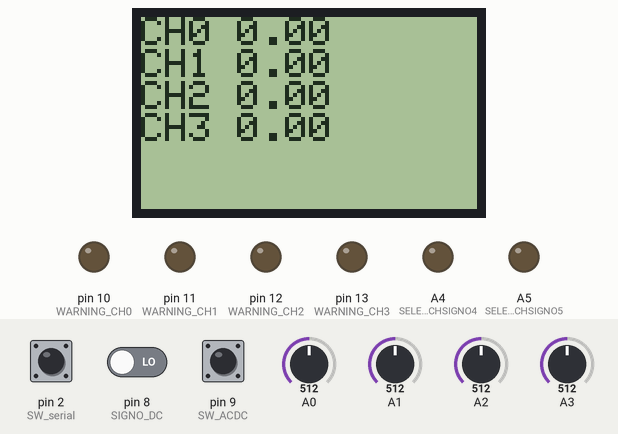
This sketch was run on a simulated Arduino Uno, built with avr-gcc and run on an emulated ATmega328P. On the bench: 84×48 one-colour display, output pins drawn as LEDs (lit = HIGH). Dashed ring = blinking. The test bench sets the inputs (shaded band); at power-on: pin 9 (SW_ACDC) LOW, pin 8 (SIGNO_DC) LOW, A0 = 512, A1 = 512, pin 2 (SW_serial) HIGH, A2 = 512, A3 = 512.

Above: at 5.9 s.
6.0 s: pin 9 (SW_ACDC) pulled HIGH for 2.9 s
At 10.3 s:
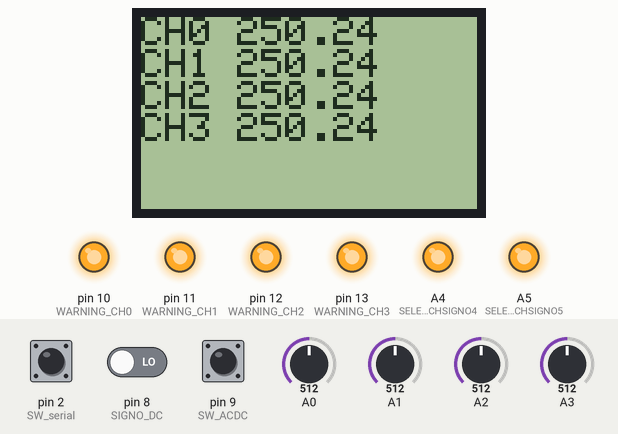
11.2 s: pin 9 (SW_ACDC) pulled HIGH for 2.9 s
At 13.1 s:
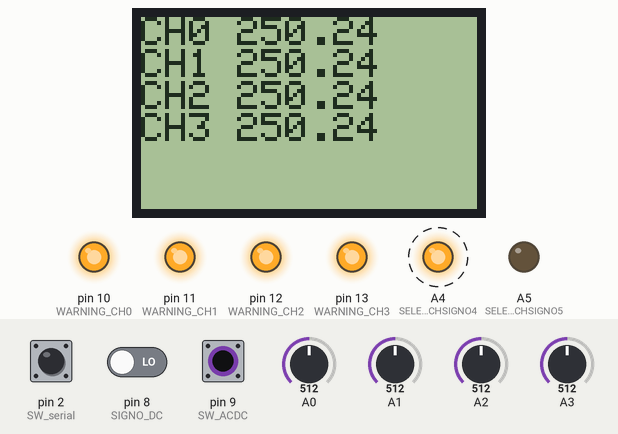
15.6 s: pin 8 (SIGNO_DC) driven HIGH and pin 9 (SW_ACDC) driven HIGH
At 19.8 s:
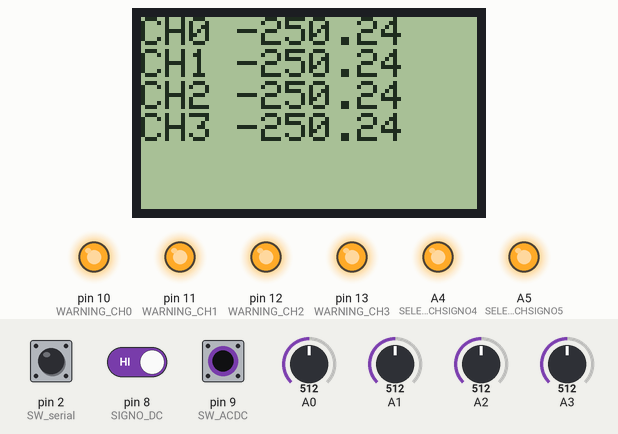
22.8 s: A0 set to 44
At 29.1 s:
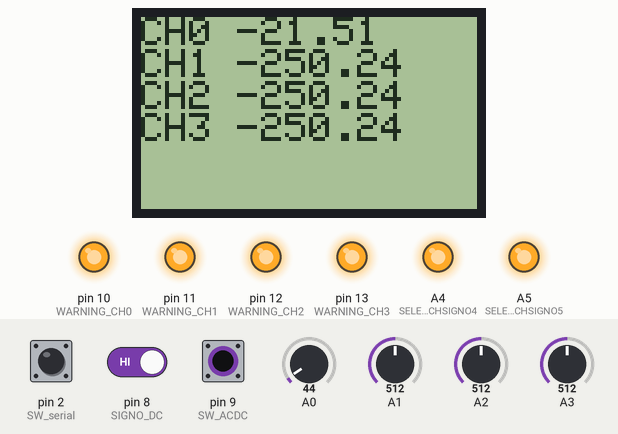
29.4 s: A0 set to 36
At 33.5 s:
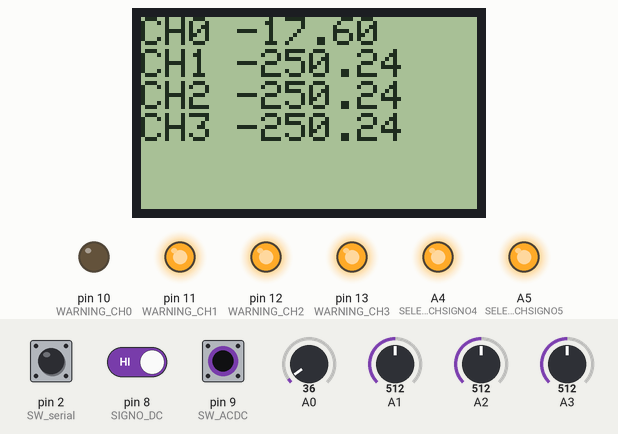
33.9 s: A1 set to 30
At 37.7 s:
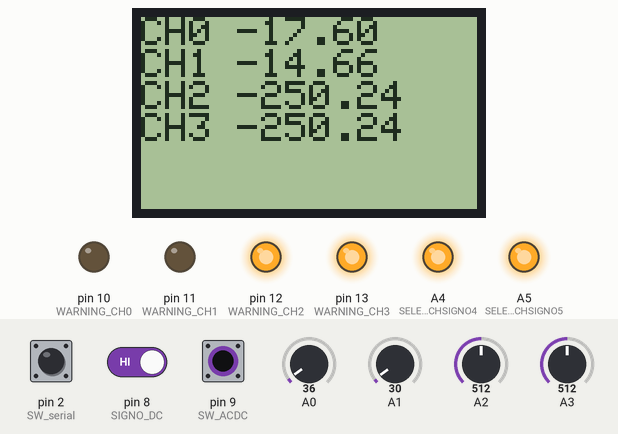
Timing chart, 0 to 41.5 s (numbered marks = the images above; inputs shaded):
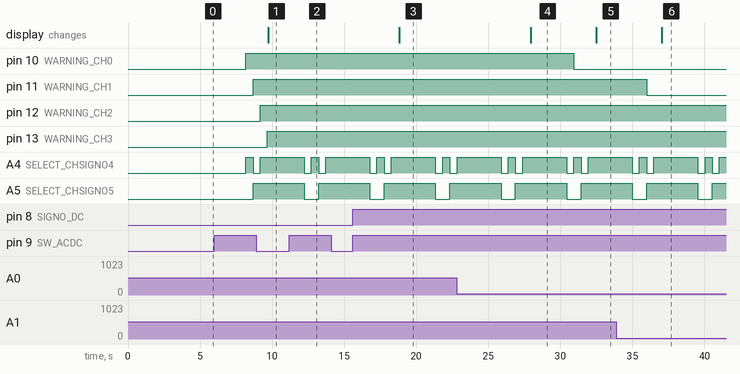

Measured:
- the behaviour switches between 41 and 40 on A0 (found by bisection; images 4 and 5)
- after the input at 6.0 s, pin 10 (WARNING_CH0): LOW → HIGH after 2.2 s; pin 11 (WARNING_CH1): LOW → HIGH after 2.7 s
- after the input at 11.2 s, A4 (SELECT_CHSIGNO4): alternates HIGH for 0.50 s and LOW for 0.50 s, 4 changes in all, then stays HIGH, starting after 1.0 s; A5 (SELECT_CHSIGNO5): HIGH → LOW after 1.0 s, → HIGH 1.0 s later
- after the input at 15.6 s, A4 (SELECT_CHSIGNO4): goes LOW 0.50 s, HIGH 0.50 s, LOW 0.50 s, HIGH 3.1 s, LOW 0.50 s, HIGH 0.50 s, then LOW, starting after 1.2 s; A5 (SELECT_CHSIGNO5): alternates HIGH for 3.6 s and LOW for 1.0 s, starting after 1.2 s; the display: changes after 3.2 s (image 3)
- after the input at 22.8 s, the display: changes after 5.1 s (image 4)
- after the input at 29.4 s, pin 10 (WARNING_CH0): HIGH → LOW after 1.5 s; the display: changes after 3.1 s (image 5)
- after the input at 33.9 s, pin 11 (WARNING_CH1): HIGH → LOW after 2.1 s; the display: changes after 3.1 s (image 6)

The sketch:

voltimetro.ino
```cpp
/***************************************************************************
            Importar bibliotecas
***************************************************************************/
#include <PCD8544.h>

/***************************************************************************
            definiciones - variables
***************************************************************************/
//Puerto activar comunicación serial
//Swhitch selector ac/dc medicion
#define SW_serial 2
int SW_serial_READ;

//Define signo tensión en DC
#define SIGNO_DC 8
int SIGNO_DC_READ;

//Swhitch selector ac/dc medicion
#define SW_ACDC 9
int SW_ACDC_READ;

//Salidas utilizadas como selector de mux, para determinar si la tensión es
//positiva o negativa
#define SELECT_CHSIGNO4 A4
#define SELECT_CHSIGNO5 A5

//Establece leds warning tension > 20V
#define WARNING_CH0 10
#define WARNING_CH1 11
#define WARNING_CH2 12
#define WARNING_CH3 13

//Lectura puertos analogicos canales CH0 CH1 CH2 CH3
int readCH0;
int readCH1;
int readCH2;
int readCH3;
// calculo tensiones canales
float voltajeCH0;
float voltajeCH1;
float voltajeCH2;
float voltajeCH3;

/***************************************************************************
            Display PCD8544 definiciones - variables
***************************************************************************/

//#define switchDisplay 8 // Switch encendido apagado pantalla
PCD8544 lcd;
// The dimensions of the LCD (in pixels)...
static const byte LCD_WIDTH = 84;
static const byte LCD_HEIGHT = 48;
// A custom "degrees" symbol...
static const byte DEGREES_CHAR = 1;
static const byte degrees_glyph[] = { 0x00, 0x07, 0x05, 0x07, 0x00 };

/***************************************************************************
            Display PCD8544 funciones
***************************************************************************/

// Despliega datos en pantalla
void displaylcd(){
    lcd.clear();
      lcd.setPower(1);
      // Imprime tensión canal 0
      lcd.setCursor(0, 0);
      lcd.print("CH0 ");
      lcd.print(voltajeCH0);
      // Imprime tensión canal 1
      lcd.setCursor(0, 1);
      lcd.print("CH1 ");
      lcd.print(voltajeCH1);
      // Imprime tensión canal 2
      lcd.setCursor(0, 2);
      lcd.print("CH2 ");
      lcd.print(voltajeCH2);
      // Imprime tensión canal 3
      lcd.setCursor(0, 3);
      lcd.print("CH3 ");
      lcd.print(voltajeCH3);
    delay(1000);
}

/***************************************************************************
            Warnings funciones
***************************************************************************/
// Enciende los leds en caso de superar los 20V en los canales
/*void warningsleds(){
  while(voltajeCH0 > 20){
    digitalWrite(WARNING_CH0, HIGH);
    break;
  }
  while(voltajeCH0 < 20){
    digitalWrite(WARNING_CH0, LOW);
    break;
  }
  while(voltajeCH1 > 20){
    digitalWrite(WARNING_CH1, HIGH);
    break;
  }
  while(voltajeCH1 < 20){
    digitalWrite(WARNING_CH1, LOW);
    break;
  }
  while(voltajeCH2 > 20){
    digitalWrite(WARNING_CH2, HIGH);
    break;
  }
  while(voltajeCH2 < 20){
    digitalWrite(WARNING_CH2, LOW);
    break;
  }
  while(voltajeCH3 > 20){
    digitalWrite(WARNING_CH3, HIGH);
    break;
  }
  while(voltajeCH3 < 20){
    digitalWrite(WARNING_CH3, LOW);
    break;
  }
}*/

/***************************************************************************
            Calculo tensión
***************************************************************************/

//Toma las  lecturas de los canales voltage y activa los leds de prevención
void tension(){
  //lee si es DC o AC
  SW_ACDC_READ = digitalRead(SW_ACDC);
  //Configuración DC
  if(SW_ACDC_READ==HIGH){
    //lee tensiones en los canales
    readCH0 = analogRead(A0);
    readCH1 = analogRead(A1);
    readCH2 = analogRead(A2);
    readCH3 = analogRead(A3);

    //determina signo canal 0
    digitalWrite(SELECT_CHSIGNO4, LOW);
    digitalWrite(SELECT_CHSIGNO5, LOW);
    delay(500);
    SIGNO_DC_READ = digitalRead(SIGNO_DC);
    //tension canal 0
    voltajeCH0 = readCH0 * (5.0 / 1023.0);
    voltajeCH0 = voltajeCH0 * 100;
    digitalWrite(WARNING_CH0, LOW);
    if(voltajeCH0>20){
      digitalWrite(WARNING_CH0, HIGH);
    }
    if(SIGNO_DC_READ>0){
    voltajeCH0 = -voltajeCH0;
    }

    //determina signo canal 1
    digitalWrite(SELECT_CHSIGNO4, HIGH);
    digitalWrite(SELECT_CHSIGNO5, LOW);
    delay(500);
    SIGNO_DC_READ = digitalRead(SIGNO_DC);
    //tension canal 1
    voltajeCH1 = readCH1 * (5.0 / 1023.0);
    voltajeCH1 = voltajeCH1 * 100;
    digitalWrite(WARNING_CH1, LOW);
    if(voltajeCH1>20){
      digitalWrite(WARNING_CH1, HIGH);
    }
    if(SIGNO_DC_READ>0){
    voltajeCH1 = -voltajeCH1;
    }

    //determina signo canal 2
    digitalWrite(SELECT_CHSIGNO4, LOW);
    digitalWrite(SELECT_CHSIGNO5, HIGH);
    delay(500);
    SIGNO_DC_READ = digitalRead(SIGNO_DC);
    //tension canal 2
    voltajeCH2 = readCH2 * (5.0 / 1023.0);
    voltajeCH2 = voltajeCH2 * 100;
    digitalWrite(WARNING_CH2, LOW);
    if(voltajeCH2>20){
      digitalWrite(WARNING_CH2, HIGH);
    }
    if(SIGNO_DC_READ>0){
    voltajeCH2 = -voltajeCH2;
    }

    //determina signo canal 3
    digitalWrite(SELECT_CHSIGNO4, HIGH);
    digitalWrite(SELECT_CHSIGNO5, HIGH);
    delay(500);
    SIGNO_DC_READ = digitalRead(SIGNO_DC);
    //tension canal 3
    voltajeCH3 = readCH3 * (5.0 / 1023.0);
    voltajeCH3 = voltajeCH3 * 100;
    digitalWrite(WARNING_CH3, LOW);
    if(voltajeCH3>20){
      digitalWrite(WARNING_CH3, HIGH);
    }
    if(SIGNO_DC_READ>0){
    voltajeCH3 = -voltajeCH3;
    }

  }
  //Caso AC
  else{

  }
}

void comunicacionSerial(){
  SW_serial_READ = digitalRead(SW_serial);
  if(SW_serial==LOW){
    /*Serial.print("CH0: ");
    Serial.print(voltajeCH0);
    Serial.print("-");
    Serial.print("CH1: ");
    Serial.print(voltajeCH1);
    Serial.print("-");
    Serial.print("CH2: ");
    Serial.print(voltajeCH2);
    Serial.print("-");
    Serial.print("CH3: ");
    Serial.println(voltajeCH3);*/
    Serial.println("CH0: " + String(voltajeCH0) + " ,CH1: " + String(voltajeCH1) + " ,CH2: " + String(voltajeCH2) + " ,CH3: " + String(voltajeCH3));
  }
  delay(500);
}

/***************************************************************************
            SETUP
***************************************************************************/
void setup(void){
  Serial.begin(9600);
  // Configura pantalla
  lcd.begin(LCD_WIDTH, LCD_HEIGHT);
  // Register the custom symbol...
  lcd.createChar(DEGREES_CHAR, degrees_glyph);
  lcd.clear();

  pinMode(SW_serial, INPUT);

  pinMode(SELECT_CHSIGNO4, OUTPUT);
  pinMode(SELECT_CHSIGNO5, OUTPUT);
  pinMode(SIGNO_DC, INPUT);
  pinMode(SW_ACDC, INPUT);

  pinMode(WARNING_CH0, OUTPUT);
  pinMode(WARNING_CH1, OUTPUT);
  pinMode(WARNING_CH2, OUTPUT);
  pinMode(WARNING_CH3, OUTPUT);

}

/***************************************************************************
            LOOP
***************************************************************************/
void loop(void){

  tension();

  //warningsleds();

  displaylcd();

  //Serial.println("CH0: " + String(voltajeCH0) + " ,CH1: " + String(voltajeCH1) + " ,CH2: " + String(voltajeCH2) + " ,CH3: " + String(voltajeCH3));
  comunicacionSerial();
    //Serial.println("luminosidad: " + String(IntensidadLuminosa) + " ,NA: " + String(nivelAgua) + " ,Temperatura: " + String(temperaturadht22) + " ,Oxigeno: " + String(DissolvedOxygen) + " ,pH: " + String(pHValue) + " ,alim. " + "noalimenta");
    //Serial.println("luminosidad: " + " ,Temperatura: " + " ,Oxigeno: " + " ,pH: " + " ,alim. " + "noalimenta");
  delay(1000);  // 1 segundo en milisegundos
}
```
